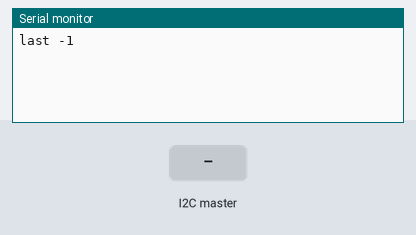
Bench run of a program on a simulated Arduino Uno, built with avr-gcc and run on an emulated ATmega328P. On the bench: the last lines printed to the serial monitor. The inputs (shaded band) are chosen by the test bench.

Above: at 1.2 s.
1.3 s: the I2C master sends the byte 1
At 2.3 s:
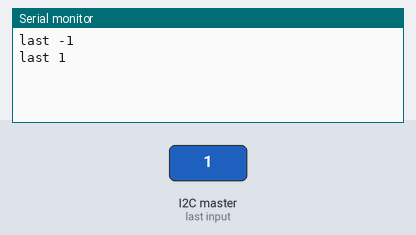
2.8 s: the I2C master sends the byte 0
At 3.8 s:
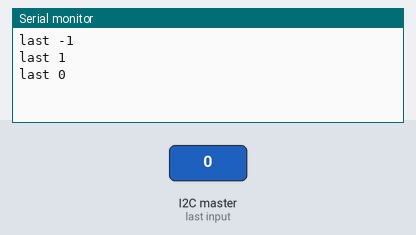
Timing chart, 0 to 5.8 s (numbered marks = the images above; inputs shaded):
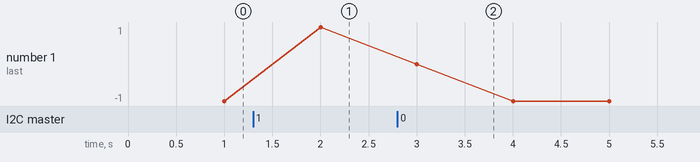

Measured:
- after the input at 1.3 s, the serial monitor: prints a new line after 0.70 s (image 1)
- after the input at 2.8 s, the serial monitor: prints a new line after 0.20 s (image 2)
- plotted number 1: -1 → 1 after the input at 1.3 s

The program:

main.cpp
```cpp
/**
 * I2C Slave to run on a Microview with Rapsberry Pi master
 */
#include <Arduino.h>
#include <Wire.h>
#include <MicroView.h>
#include "main.h"


#define I2C_DEVICE_ADDRESS 0x20

#define START_OF_DATA 0x10
#define END_OF_DATA 0x20

void setup() {

  // uView.begin();
  Serial.begin(9600);           // start serial for output
  Wire.begin(I2C_DEVICE_ADDRESS);                // join i2c bus with address 0x20
  Wire.onReceive(receiveEvent); // register event
}

void loop() {
  // Serial.println("loop");
  delay(1000);
  // if (Wire.available() > 0) {
  //   Serial.print(Wire.read(), HEX); Serial.print(" ");
  // }
  // return;

  // processPageMessage();
  processSimpleMessage();

}

void processSimpleMessage() {
  while (1 < Wire.available()) { // loop through all but the last
    char c = Wire.read(); // receive byte as a character
    Serial.print(c);         // print the character
    Serial.println(" ");
  }
  int x = Wire.read();    // receive byte as an integer
  Serial.print("last ");
  Serial.println(x);         // print the integer
}

void processPageMessage() {
  if (Wire.available() > 0) {
    Serial.print("Available: ");
    Serial.println(Wire.available());
  }

  if (Wire.available() > 26) { // when buffer full, process data. 66 =  start byte + colour + 64 pixel data + end byte
    Serial.print("Buffer full: ");
    Serial.println(Wire.available());
    // error check - make sure our data starts with the right byte
    byte start = Wire.read();
    Serial.print("Start ");
    Serial.print(START_OF_DATA);
    Serial.print(" ");
    Serial.println(start);
    if (start != START_OF_DATA) {
      //else handle error by reading remaining data until end of data marker (if available)
      Serial.println("Wire read NOT equals START_OF_DATA");
      byte notEnd = Wire.read();
      Serial.println(notEnd);
      while (Wire.available() > 0 && Wire.read() != END_OF_DATA) {}
      return;
    } else {
      Serial.println("Wire read equals START_OF_DATA");
    }

    byte c = Wire.read(); //read our color byte so we know if these are the R, G or B pixels.
    Serial.print("Color byte: ");
    Serial.println(c, HEX);
    //depending on c read pixels in as R G or B
    //read red display data
    if (c == 0) {
      Serial.println("Start reading red: ");
      for (byte x = 0; x < 8; x++){
        for (byte y = 0; y < 8; y++){
           // PixelRGB *p = Colorduino.GetPixel(x,y);
           // p->r = Wire.read();
           byte r = Wire.read();
           Serial.print(r, HEX);
           Serial.print(" ");
        }
      }
      Serial.println(" ");
      Serial.println("Finish reading red: ");
    }

    //read green display data
    if (c == 1) {
      Serial.print("Start reading green: ");
      for (byte x = 0; x < 8; x++){
        for (byte y = 0; y < 8; y++){
          // PixelRGB *p = Colorduino.GetPixel(x,y);
          //  p->g = Wire.read();
          byte g = Wire.read();
          Serial.print(" ");
          Serial.print(g, HEX);
          Serial.print(" ");
        }
      }
      Serial.println(" Finish reading green: ");
    }

    //read blue display data
    if (c == 2) {
      Serial.print("Start reading blue: ");
      for (byte x = 0; x < 8; x++){
        for (byte y = 0; y < 8; y++){
           // PixelRGB *p = Colorduino.GetPixel(x,y);
           // p->b = Wire.read();
           byte b = Wire.read();
           Serial.print(" ");
           Serial.print(b, HEX);
           Serial.print(" ");

        }

      }
      Serial.println(" Finish reading blue: ");
    }

    //read end of data marker
    if (Wire.read() == END_OF_DATA) {
      Serial.println("Wire read equals END_OF_DATA -->");

      Serial.println(" ,,");
      //if colour is blue, then update display
      if (c == 2) {
        // Colorduino.FlipPage();
      }
    }
  }
}

// function that executes whenever data is received from master
// this function is registered as an event, see setup()
void receiveEvent(int howMany) {
  // Serial.print("receiveEvent: ");
  // Serial.print(howMany);
  // Serial.println("...");

  // processSimpleMessage();
}
```

main.h
```cpp
#ifndef MAIN_H
#define MAIN_H

void receiveEvent(int);
void processPageMessage();
void processSimpleMessage();

#endif
```
